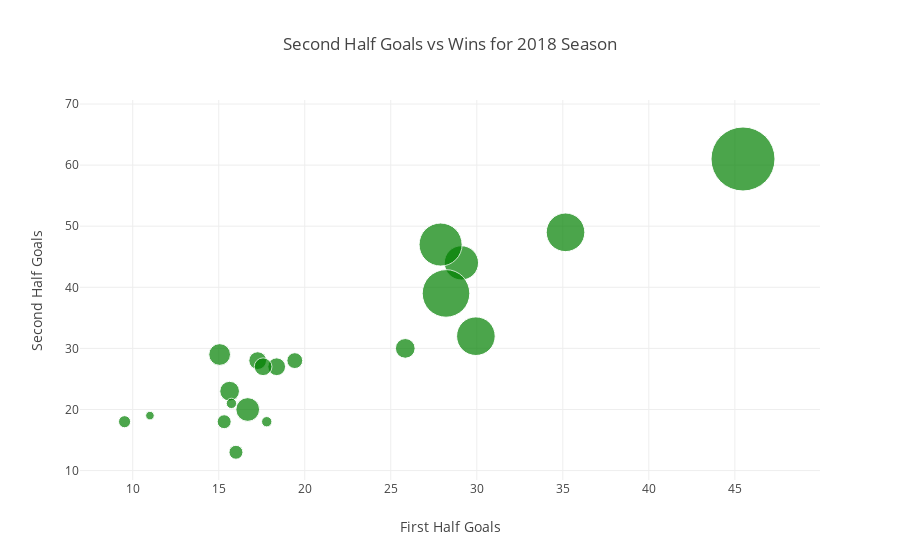

Notebook code cell kept with this figure:
### Code cell
iplot(dict(data=trace, layout=layout))

### Figure 1 — Plotly figure (JSON) as saved in the notebook; plotly's stock layout.template omitted (floating-point values rounded to 4 significant figures)
{"data": [{"hoverinfo": "text", "marker": {"color": "Green", "size": [34.24, 17.77, 13.97, 23.73, 38.61, 17.77, 21.71, 13.97, 19.73, 38.61, 64.0, 47.59, 19.73, 10.33, 10.33, 12.13, 43.06, 17.77, 8.586, 15.85]}, "mode": "markers", "text": ["Team: Arsenal<br>Wins: 19<br>First Half: 30<br>Second Half: 44", "Team: Bournemouth<br>Wins: 11<br>First Half: 17<br>Second Half: 28", "Team: Brighton<br>Wins: 9<br>First Half: 16<br>Second Half: 18", "Team: Burnley<br>Wins: 14<br>First Half: 16<br>Second Half: 20", "Team: Chelsea<br>Wins: 21<br>First Half: 30<br>Second Half: 32", "Team: Crystal Palace<br>Wins: 11<br>First Half: 18<br>Second Half: 27", "Team: Everton<br>Wins: 13<br>First Half: 15<br>Second Half: 29", "Team: Huddersfield<br>Wins: 9<br>First Half: 15<br>Second Half: 13", "Team: Leicester<br>Wins: 12<br>First Half: 26<br>Second Half: 30", "Team: Liverpool<br>Wins: 21<br>First Half: 35<br>Second Half: 49", "Team: Man City<br>Wins: 32<br>First Half: 45<br>Second Half: 61", "Team: Man United<br>Wins: 25<br>First Half: 29<br>Second Half: 39", "Team: Newcastle<br>Wins: 12<br>First Half: 16<br>Second Half: 23", "Team: Southampton<br>Wins: 7<br>First Half: 16<br>Second Half: 21", "Team: Stoke<br>Wins: 7<br>First Half: 17<br>Second Half: 18", "Team: Swansea<br>Wins: 8<br>First Half: 10<br>Second Half: 18", "Team: Tottenham<br>Wins: 23<br>First Half: 27<br>Second Half: 47", "Team: Watford<br>Wins: 11<br>First Half: 17<br>Second Half: 27", "Team: West Brom<br>Wins: 6<br>First Half: 12<br>Second Half: 19", "Team: West Ham<br>Wins: 10<br>First Half: 20<br>Second Half: 28"], "type": "scatter", "uid": "b05c325d-401b-40f3-8d8b-c1eaa4a97848", "x": [29.11, 17.26, 15.32, 16.68, 29.95, 18.37, 15.05, 16, 25.84, 35.16, 45.47, 28.21, 15.63, 15.74, 17.79, 9.526, 27.89, 17.58, 11, 19.42], "y": [44, 28, 18, 20, 32, 27, 29, 13, 30, 49, 61, 39, 23, 21, 18, 18, 47, 27, 19, 28]}], "layout": {"title": "Second Half Goals vs Wins for 2018 Season", "xaxis": {"title": "First Half Goals"}, "yaxis": {"title": "Second Half Goals"}}}
